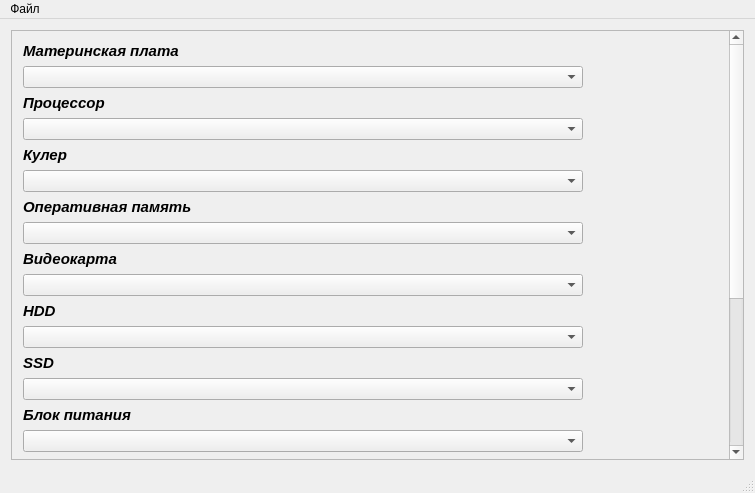
<?xml version="1.0" encoding="UTF-8"?>
<ui version="4.0">
 <class>MainWindow</class>
 <widget class="QMainWindow" name="MainWindow">
  <property name="geometry">
   <rect>
    <x>0</x>
    <y>0</y>
    <width>755</width>
    <height>493</height>
   </rect>
  </property>
  <property name="windowTitle">
   <string>PC-Configurator Online</string>
  </property>
  <widget class="QWidget" name="centralWidget">
   <layout class="QGridLayout" name="gridLayout_13">
    <item row="0" column="0">
     <widget class="QScrollArea" name="scrollArea">
      <property name="sizePolicy">
       <sizepolicy hsizetype="Expanding" vsizetype="Expanding">
        <horstretch>0</horstretch>
        <verstretch>0</verstretch>
       </sizepolicy>
      </property>
      <property name="widgetResizable">
       <bool>true</bool>
      </property>
      <widget class="QWidget" name="scrollAreaWidgetContents">
       <property name="geometry">
        <rect>
         <x>0</x>
         <y>0</y>
         <width>718</width>
         <height>727</height>
        </rect>
       </property>
       <layout class="QVBoxLayout" name="verticalLayout_4">
        <item>
         <layout class="QVBoxLayout" name="verticalLayout_3">
          <item>
           <layout class="QVBoxLayout" name="verticalLayout_2">
            <item>
             <layout class="QVBoxLayout" name="verticalLayout">
              <item>
               <layout class="QGridLayout" name="gridLayout">
                <item row="0" column="0">
                 <widget class="QLabel" name="label">
                  <property name="minimumSize">
                   <size>
                    <width>300</width>
                    <height>0</height>
                   </size>
                  </property>
                  <property name="font">
                   <font>
                    <family>Segoe UI</family>
                    <pointsize>11</pointsize>
                    <weight>75</weight>
                    <italic>true</italic>
                    <bold>true</bold>
                   </font>
                  </property>
                  <property name="text">
                   <string>Материнская плата</string>
                  </property>
                 </widget>
                </item>
                <item row="0" column="1">
                 <spacer name="verticalSpacer">
                  <property name="orientation">
                   <enum>Qt::Vertical</enum>
                  </property>
                  <property name="sizeHint" stdset="0">
                   <size>
                    <width>20</width>
                    <height>18</height>
                   </size>
                  </property>
                 </spacer>
                </item>
                <item row="1" column="0">
                 <widget class="QComboBox" name="comboBox">
                  <property name="sizePolicy">
                   <sizepolicy hsizetype="Preferred" vsizetype="Preferred">
                    <horstretch>0</horstretch>
                    <verstretch>0</verstretch>
                   </sizepolicy>
                  </property>
                  <property name="minimumSize">
                   <size>
                    <width>560</width>
                    <height>0</height>
                   </size>
                  </property>
                 </widget>
                </item>
                <item row="1" column="1">
                 <widget class="QLabel" name="label_14">
                  <property name="font">
                   <font>
                    <family>Times New Roman</family>
                    <pointsize>14</pointsize>
                   </font>
                  </property>
                  <property name="text">
                   <string/>
                  </property>
                  <property name="alignment">
                   <set>Qt::AlignCenter</set>
                  </property>
                 </widget>
                </item>
               </layout>
              </item>
              <item>
               <layout class="QGridLayout" name="gridLayout_2">
                <item row="0" column="0">
                 <widget class="QLabel" name="label_2">
                  <property name="minimumSize">
                   <size>
                    <width>300</width>
                    <height>0</height>
                   </size>
                  </property>
                  <property name="font">
                   <font>
                    <family>Segoe UI</family>
                    <pointsize>11</pointsize>
                    <weight>75</weight>
                    <italic>true</italic>
                    <bold>true</bold>
                   </font>
                  </property>
                  <property name="text">
                   <string>Процессор</string>
                  </property>
                 </widget>
                </item>
                <item row="0" column="1">
                 <spacer name="verticalSpacer_2">
                  <property name="orientation">
                   <enum>Qt::Vertical</enum>
                  </property>
                  <property name="sizeHint" stdset="0">
                   <size>
                    <width>20</width>
                    <height>18</height>
                   </size>
                  </property>
                 </spacer>
                </item>
                <item row="1" column="0">
                 <widget class="QComboBox" name="comboBox_2">
                  <property name="sizePolicy">
                   <sizepolicy hsizetype="Preferred" vsizetype="Preferred">
                    <horstretch>0</horstretch>
                    <verstretch>0</verstretch>
                   </sizepolicy>
                  </property>
                  <property name="minimumSize">
                   <size>
                    <width>560</width>
                    <height>0</height>
                   </size>
                  </property>
                 </widget>
                </item>
                <item row="1" column="1">
                 <widget class="QLabel" name="label_15">
                  <property name="font">
                   <font>
                    <family>Times New Roman</family>
                    <pointsize>14</pointsize>
                   </font>
                  </property>
                  <property name="text">
                   <string/>
                  </property>
                  <property name="alignment">
                   <set>Qt::AlignCenter</set>
                  </property>
                 </widget>
                </item>
               </layout>
              </item>
              <item>
               <layout class="QGridLayout" name="gridLayout_3">
                <item row="0" column="0">
                 <widget class="QLabel" name="label_3">
                  <property name="minimumSize">
                   <size>
                    <width>300</width>
                    <height>0</height>
                   </size>
                  </property>
                  <property name="font">
                   <font>
                    <family>Segoe UI</family>
                    <pointsize>11</pointsize>
                    <weight>75</weight>
                    <italic>true</italic>
                    <bold>true</bold>
                   </font>
                  </property>
                  <property name="text">
                   <string>Кулер</string>
                  </property>
                 </widget>
                </item>
                <item row="0" column="1">
                 <spacer name="verticalSpacer_3">
                  <property name="orientation">
                   <enum>Qt::Vertical</enum>
                  </property>
                  <property name="sizeHint" stdset="0">
                   <size>
                    <width>20</width>
                    <height>18</height>
                   </size>
                  </property>
                 </spacer>
                </item>
                <item row="1" column="0">
                 <widget class="QComboBox" name="comboBox_3">
                  <property name="sizePolicy">
                   <sizepolicy hsizetype="Preferred" vsizetype="Preferred">
                    <horstretch>0</horstretch>
                    <verstretch>0</verstretch>
                   </sizepolicy>
                  </property>
                  <property name="minimumSize">
                   <size>
                    <width>560</width>
                    <height>0</height>
                   </size>
                  </property>
                 </widget>
                </item>
                <item row="1" column="1">
                 <widget class="QLabel" name="label_16">
                  <property name="font">
                   <font>
                    <family>Times New Roman</family>
                    <pointsize>14</pointsize>
                   </font>
                  </property>
                  <property name="text">
                   <string/>
                  </property>
                  <property name="alignment">
                   <set>Qt::AlignCenter</set>
                  </property>
                 </widget>
                </item>
               </layout>
              </item>
              <item>
               <layout class="QGridLayout" name="gridLayout_4">
                <item row="0" column="0">
                 <widget class="QLabel" name="label_4">
                  <property name="minimumSize">
                   <size>
                    <width>300</width>
                    <height>0</height>
                   </size>
                  </property>
                  <property name="font">
                   <font>
                    <family>Segoe UI</family>
                    <pointsize>11</pointsize>
                    <weight>75</weight>
                    <italic>true</italic>
                    <bold>true</bold>
                   </font>
                  </property>
                  <property name="text">
                   <string>Оперативная память</string>
                  </property>
                 </widget>
                </item>
                <item row="0" column="1">
                 <spacer name="verticalSpacer_4">
                  <property name="orientation">
                   <enum>Qt::Vertical</enum>
                  </property>
                  <property name="sizeHint" stdset="0">
                   <size>
                    <width>20</width>
                    <height>18</height>
                   </size>
                  </property>
                 </spacer>
                </item>
                <item row="1" column="0">
                 <widget class="QComboBox" name="comboBox_4">
                  <property name="sizePolicy">
                   <sizepolicy hsizetype="Preferred" vsizetype="Preferred">
                    <horstretch>0</horstretch>
                    <verstretch>0</verstretch>
                   </sizepolicy>
                  </property>
                  <property name="minimumSize">
                   <size>
                    <width>560</width>
                    <height>0</height>
                   </size>
                  </property>
                 </widget>
                </item>
                <item row="1" column="1">
                 <widget class="QLabel" name="label_17">
                  <property name="font">
                   <font>
                    <family>Times New Roman</family>
                    <pointsize>14</pointsize>
                   </font>
                  </property>
                  <property name="text">
                   <string/>
                  </property>
                  <property name="alignment">
                   <set>Qt::AlignCenter</set>
                  </property>
                 </widget>
                </item>
               </layout>
              </item>
              <item>
               <layout class="QGridLayout" name="gridLayout_5">
                <item row="0" column="0">
                 <widget class="QLabel" name="label_5">
                  <property name="minimumSize">
                   <size>
                    <width>300</width>
                    <height>0</height>
                   </size>
                  </property>
                  <property name="font">
                   <font>
                    <family>Segoe UI</family>
                    <pointsize>11</pointsize>
                    <weight>75</weight>
                    <italic>true</italic>
                    <bold>true</bold>
                   </font>
                  </property>
                  <property name="text">
                   <string>Видеокарта</string>
                  </property>
                 </widget>
                </item>
                <item row="0" column="1">
                 <spacer name="verticalSpacer_5">
                  <property name="orientation">
                   <enum>Qt::Vertical</enum>
                  </property>
                  <property name="sizeHint" stdset="0">
                   <size>
                    <width>20</width>
                    <height>18</height>
                   </size>
                  </property>
                 </spacer>
                </item>
                <item row="1" column="0">
                 <widget class="QComboBox" name="comboBox_5">
                  <property name="sizePolicy">
                   <sizepolicy hsizetype="Preferred" vsizetype="Preferred">
                    <horstretch>0</horstretch>
                    <verstretch>0</verstretch>
                   </sizepolicy>
                  </property>
                  <property name="minimumSize">
                   <size>
                    <width>560</width>
                    <height>0</height>
                   </size>
                  </property>
                 </widget>
                </item>
                <item row="1" column="1">
                 <widget class="QLabel" name="label_18">
                  <property name="font">
                   <font>
                    <family>Times New Roman</family>
                    <pointsize>14</pointsize>
                   </font>
                  </property>
                  <property name="text">
                   <string/>
                  </property>
                  <property name="alignment">
                   <set>Qt::AlignCenter</set>
                  </property>
                 </widget>
                </item>
               </layout>
              </item>
              <item>
               <layout class="QGridLayout" name="gridLayout_6">
                <item row="0" column="0">
                 <widget class="QLabel" name="label_6">
                  <property name="minimumSize">
                   <size>
                    <width>300</width>
                    <height>0</height>
                   </size>
                  </property>
                  <property name="font">
                   <font>
                    <family>Segoe UI</family>
                    <pointsize>11</pointsize>
                    <weight>75</weight>
                    <italic>true</italic>
                    <bold>true</bold>
                   </font>
                  </property>
                  <property name="text">
                   <string>HDD</string>
                  </property>
                 </widget>
                </item>
                <item row="0" column="1">
                 <spacer name="verticalSpacer_6">
                  <property name="orientation">
                   <enum>Qt::Vertical</enum>
                  </property>
                  <property name="sizeHint" stdset="0">
                   <size>
                    <width>20</width>
                    <height>18</height>
                   </size>
                  </property>
                 </spacer>
                </item>
                <item row="1" column="0">
                 <widget class="QComboBox" name="comboBox_6">
                  <property name="sizePolicy">
                   <sizepolicy hsizetype="Preferred" vsizetype="Preferred">
                    <horstretch>0</horstretch>
                    <verstretch>0</verstretch>
                   </sizepolicy>
                  </property>
                  <property name="minimumSize">
                   <size>
                    <width>560</width>
                    <height>0</height>
                   </size>
                  </property>
                 </widget>
                </item>
                <item row="1" column="1">
                 <widget class="QLabel" name="label_19">
                  <property name="font">
                   <font>
                    <family>Times New Roman</family>
                    <pointsize>14</pointsize>
                   </font>
                  </property>
                  <property name="text">
                   <string/>
                  </property>
                  <property name="alignment">
                   <set>Qt::AlignCenter</set>
                  </property>
                 </widget>
                </item>
               </layout>
              </item>
              <item>
               <layout class="QGridLayout" name="gridLayout_7">
                <item row="0" column="0">
                 <widget class="QLabel" name="label_7">
                  <property name="minimumSize">
                   <size>
                    <width>300</width>
                    <height>0</height>
                   </size>
                  </property>
                  <property name="font">
                   <font>
                    <family>Segoe UI</family>
                    <pointsize>11</pointsize>
                    <weight>75</weight>
                    <italic>true</italic>
                    <bold>true</bold>
                   </font>
                  </property>
                  <property name="text">
                   <string>SSD</string>
                  </property>
                 </widget>
                </item>
                <item row="0" column="1">
                 <spacer name="verticalSpacer_7">
                  <property name="orientation">
                   <enum>Qt::Vertical</enum>
                  </property>
                  <property name="sizeHint" stdset="0">
                   <size>
                    <width>20</width>
                    <height>18</height>
                   </size>
                  </property>
                 </spacer>
                </item>
                <item row="1" column="0">
                 <widget class="QComboBox" name="comboBox_7">
                  <property name="sizePolicy">
                   <sizepolicy hsizetype="Preferred" vsizetype="Preferred">
                    <horstretch>0</horstretch>
                    <verstretch>0</verstretch>
                   </sizepolicy>
                  </property>
                  <property name="minimumSize">
                   <size>
                    <width>560</width>
                    <height>0</height>
                   </size>
                  </property>
                 </widget>
                </item>
                <item row="1" column="1">
                 <widget class="QLabel" name="label_20">
                  <property name="font">
                   <font>
                    <family>Times New Roman</family>
                    <pointsize>14</pointsize>
                   </font>
                  </property>
                  <property name="text">
                   <string/>
                  </property>
                  <property name="alignment">
                   <set>Qt::AlignCenter</set>
                  </property>
                 </widget>
                </item>
               </layout>
              </item>
              <item>
               <layout class="QGridLayout" name="gridLayout_8">
                <item row="0" column="0">
                 <widget class="QLabel" name="label_8">
                  <property name="minimumSize">
                   <size>
                    <width>300</width>
                    <height>0</height>
                   </size>
                  </property>
                  <property name="font">
                   <font>
                    <family>Segoe UI</family>
                    <pointsize>11</pointsize>
                    <weight>75</weight>
                    <italic>true</italic>
                    <bold>true</bold>
                   </font>
                  </property>
                  <property name="text">
                   <string>Блок питания</string>
                  </property>
                 </widget>
                </item>
                <item row="0" column="1">
                 <spacer name="verticalSpacer_8">
                  <property name="orientation">
                   <enum>Qt::Vertical</enum>
                  </property>
                  <property name="sizeHint" stdset="0">
                   <size>
                    <width>20</width>
                    <height>18</height>
                   </size>
                  </property>
                 </spacer>
                </item>
                <item row="1" column="0">
                 <widget class="QComboBox" name="comboBox_8">
                  <property name="sizePolicy">
                   <sizepolicy hsizetype="Preferred" vsizetype="Preferred">
                    <horstretch>0</horstretch>
                    <verstretch>0</verstretch>
                   </sizepolicy>
                  </property>
                  <property name="minimumSize">
                   <size>
                    <width>560</width>
                    <height>0</height>
                   </size>
                  </property>
                 </widget>
                </item>
                <item row="1" column="1">
                 <widget class="QLabel" name="label_21">
                  <property name="font">
                   <font>
                    <family>Times New Roman</family>
                    <pointsize>14</pointsize>
                   </font>
                  </property>
                  <property name="text">
                   <string/>
                  </property>
                  <property name="alignment">
                   <set>Qt::AlignCenter</set>
                  </property>
                 </widget>
                </item>
               </layout>
              </item>
              <item>
               <layout class="QGridLayout" name="gridLayout_9">
                <item row="0" column="0">
                 <widget class="QLabel" name="label_9">
                  <property name="minimumSize">
                   <size>
                    <width>300</width>
                    <height>0</height>
                   </size>
                  </property>
                  <property name="font">
                   <font>
                    <family>Segoe UI</family>
                    <pointsize>11</pointsize>
                    <weight>75</weight>
                    <italic>true</italic>
                    <bold>true</bold>
                   </font>
                  </property>
                  <property name="text">
                   <string>Корпус</string>
                  </property>
                 </widget>
                </item>
                <item row="0" column="1">
                 <spacer name="verticalSpacer_9">
                  <property name="orientation">
                   <enum>Qt::Vertical</enum>
                  </property>
                  <property name="sizeHint" stdset="0">
                   <size>
                    <width>20</width>
                    <height>18</height>
                   </size>
                  </property>
                 </spacer>
                </item>
                <item row="1" column="0">
                 <widget class="QComboBox" name="comboBox_9">
                  <property name="sizePolicy">
                   <sizepolicy hsizetype="Preferred" vsizetype="Preferred">
                    <horstretch>0</horstretch>
                    <verstretch>0</verstretch>
                   </sizepolicy>
                  </property>
                  <property name="minimumSize">
                   <size>
                    <width>560</width>
                    <height>0</height>
                   </size>
                  </property>
                 </widget>
                </item>
                <item row="1" column="1">
                 <widget class="QLabel" name="label_22">
                  <property name="font">
                   <font>
                    <family>Times New Roman</family>
                    <pointsize>14</pointsize>
                   </font>
                  </property>
                  <property name="text">
                   <string/>
                  </property>
                  <property name="alignment">
                   <set>Qt::AlignCenter</set>
                  </property>
                 </widget>
                </item>
               </layout>
              </item>
              <item>
               <layout class="QGridLayout" name="gridLayout_10">
                <item row="0" column="0">
                 <widget class="QLabel" name="label_10">
                  <property name="minimumSize">
                   <size>
                    <width>300</width>
                    <height>0</height>
                   </size>
                  </property>
                  <property name="font">
                   <font>
                    <family>Segoe UI</family>
                    <pointsize>11</pointsize>
                    <weight>75</weight>
                    <italic>true</italic>
                    <bold>true</bold>
                   </font>
                  </property>
                  <property name="text">
                   <string>Монитор</string>
                  </property>
                 </widget>
                </item>
                <item row="0" column="1">
                 <spacer name="verticalSpacer_10">
                  <property name="orientation">
                   <enum>Qt::Vertical</enum>
                  </property>
                  <property name="sizeHint" stdset="0">
                   <size>
                    <width>20</width>
                    <height>18</height>
                   </size>
                  </property>
                 </spacer>
                </item>
                <item row="1" column="0">
                 <widget class="QComboBox" name="comboBox_10">
                  <property name="sizePolicy">
                   <sizepolicy hsizetype="Preferred" vsizetype="Preferred">
                    <horstretch>0</horstretch>
                    <verstretch>0</verstretch>
                   </sizepolicy>
                  </property>
                  <property name="minimumSize">
                   <size>
                    <width>560</width>
                    <height>0</height>
                   </size>
                  </property>
                 </widget>
                </item>
                <item row="1" column="1">
                 <widget class="QLabel" name="label_23">
                  <property name="font">
                   <font>
                    <family>Times New Roman</family>
                    <pointsize>14</pointsize>
                   </font>
                  </property>
                  <property name="text">
                   <string/>
                  </property>
                  <property name="alignment">
                   <set>Qt::AlignCenter</set>
                  </property>
                 </widget>
                </item>
               </layout>
              </item>
              <item>
               <layout class="QGridLayout" name="gridLayout_11">
                <item row="0" column="0">
                 <widget class="QLabel" name="label_11">
                  <property name="minimumSize">
                   <size>
                    <width>300</width>
                    <height>0</height>
                   </size>
                  </property>
                  <property name="font">
                   <font>
                    <family>Segoe UI</family>
                    <pointsize>11</pointsize>
                    <weight>75</weight>
                    <italic>true</italic>
                    <bold>true</bold>
                   </font>
                  </property>
                  <property name="text">
                   <string>Клавиатура</string>
                  </property>
                 </widget>
                </item>
                <item row="0" column="1">
                 <spacer name="verticalSpacer_11">
                  <property name="orientation">
                   <enum>Qt::Vertical</enum>
                  </property>
                  <property name="sizeHint" stdset="0">
                   <size>
                    <width>20</width>
                    <height>18</height>
                   </size>
                  </property>
                 </spacer>
                </item>
                <item row="1" column="0">
                 <widget class="QComboBox" name="comboBox_11">
                  <property name="sizePolicy">
                   <sizepolicy hsizetype="Preferred" vsizetype="Preferred">
                    <horstretch>0</horstretch>
                    <verstretch>0</verstretch>
                   </sizepolicy>
                  </property>
                  <property name="minimumSize">
                   <size>
                    <width>560</width>
                    <height>0</height>
                   </size>
                  </property>
                 </widget>
                </item>
                <item row="1" column="1">
                 <widget class="QLabel" name="label_24">
                  <property name="font">
                   <font>
                    <family>Times New Roman</family>
                    <pointsize>14</pointsize>
                   </font>
                  </property>
                  <property name="text">
                   <string/>
                  </property>
                  <property name="alignment">
                   <set>Qt::AlignCenter</set>
                  </property>
                 </widget>
                </item>
               </layout>
              </item>
              <item>
               <layout class="QGridLayout" name="gridLayout_12">
                <item row="0" column="0">
                 <widget class="QLabel" name="label_12">
                  <property name="minimumSize">
                   <size>
                    <width>300</width>
                    <height>0</height>
                   </size>
                  </property>
                  <property name="font">
                   <font>
                    <family>Segoe UI</family>
                    <pointsize>11</pointsize>
                    <weight>75</weight>
                    <italic>true</italic>
                    <bold>true</bold>
                   </font>
                  </property>
                  <property name="text">
                   <string>Мышь</string>
                  </property>
                 </widget>
                </item>
                <item row="0" column="1">
                 <spacer name="verticalSpacer_12">
                  <property name="orientation">
                   <enum>Qt::Vertical</enum>
                  </property>
                  <property name="sizeHint" stdset="0">
                   <size>
                    <width>20</width>
                    <height>18</height>
                   </size>
                  </property>
                 </spacer>
                </item>
                <item row="1" column="0">
                 <widget class="QComboBox" name="comboBox_12">
                  <property name="sizePolicy">
                   <sizepolicy hsizetype="Preferred" vsizetype="Preferred">
                    <horstretch>0</horstretch>
                    <verstretch>0</verstretch>
                   </sizepolicy>
                  </property>
                  <property name="minimumSize">
                   <size>
                    <width>560</width>
                    <height>0</height>
                   </size>
                  </property>
                 </widget>
                </item>
                <item row="1" column="1">
                 <widget class="QLabel" name="label_25">
                  <property name="font">
                   <font>
                    <family>Times New Roman</family>
                    <pointsize>14</pointsize>
                   </font>
                  </property>
                  <property name="text">
                   <string/>
                  </property>
                  <property name="alignment">
                   <set>Qt::AlignCenter</set>
                  </property>
                 </widget>
                </item>
               </layout>
              </item>
             </layout>
            </item>
            <item>
             <widget class="Line" name="line">
              <property name="orientation">
               <enum>Qt::Horizontal</enum>
              </property>
             </widget>
            </item>
           </layout>
          </item>
          <item>
           <layout class="QHBoxLayout" name="horizontalLayout">
            <item>
             <widget class="QLabel" name="label_13">
              <property name="sizePolicy">
               <sizepolicy hsizetype="Preferred" vsizetype="Preferred">
                <horstretch>0</horstretch>
                <verstretch>0</verstretch>
               </sizepolicy>
              </property>
              <property name="minimumSize">
               <size>
                <width>560</width>
                <height>20</height>
               </size>
              </property>
              <property name="font">
               <font>
                <family>Times New Roman</family>
                <pointsize>14</pointsize>
                <weight>75</weight>
                <bold>true</bold>
               </font>
              </property>
              <property name="text">
               <string>Итого:</string>
              </property>
             </widget>
            </item>
            <item>
             <widget class="QLabel" name="label_26">
              <property name="sizePolicy">
               <sizepolicy hsizetype="Preferred" vsizetype="Preferred">
                <horstretch>0</horstretch>
                <verstretch>0</verstretch>
               </sizepolicy>
              </property>
              <property name="minimumSize">
               <size>
                <width>95</width>
                <height>20</height>
               </size>
              </property>
              <property name="font">
               <font>
                <family>Times New Roman</family>
                <pointsize>14</pointsize>
                <weight>75</weight>
                <bold>true</bold>
               </font>
              </property>
              <property name="text">
               <string/>
              </property>
              <property name="alignment">
               <set>Qt::AlignCenter</set>
              </property>
             </widget>
            </item>
           </layout>
          </item>
         </layout>
        </item>
       </layout>
      </widget>
     </widget>
    </item>
   </layout>
  </widget>
  <widget class="QMenuBar" name="menuBar">
   <property name="geometry">
    <rect>
     <x>0</x>
     <y>0</y>
     <width>755</width>
     <height>21</height>
    </rect>
   </property>
   <widget class="QMenu" name="menu">
    <property name="title">
     <string>Файл</string>
    </property>
    <addaction name="Save"/>
    <addaction name="Load"/>
    <addaction name="separator"/>
    <addaction name="Info"/>
   </widget>
   <addaction name="menu"/>
  </widget>
  <widget class="QStatusBar" name="statusBar"/>
  <action name="Load">
   <property name="icon">
    <iconset resource="resourses.qrc">
     <normaloff>:/icons/icons/load.png</normaloff>:/icons/icons/load.png</iconset>
   </property>
   <property name="text">
    <string>Загрузить</string>
   </property>
  </action>
  <action name="Save">
   <property name="icon">
    <iconset resource="resourses.qrc">
     <normaloff>:/icons/icons/save.png</normaloff>:/icons/icons/save.png</iconset>
   </property>
   <property name="text">
    <string>Сохранить</string>
   </property>
  </action>
  <action name="Info">
   <property name="icon">
    <iconset resource="resourses.qrc">
     <normaloff>:/icons/icons/info.png</normaloff>:/icons/icons/info.png</iconset>
   </property>
   <property name="text">
    <string>Информация</string>
   </property>
  </action>
 </widget>
 <layoutdefault spacing="6" margin="11"/>
 <resources>
  <include location="resourses.qrc"/>
 </resources>
 <connections/>
</ui>
